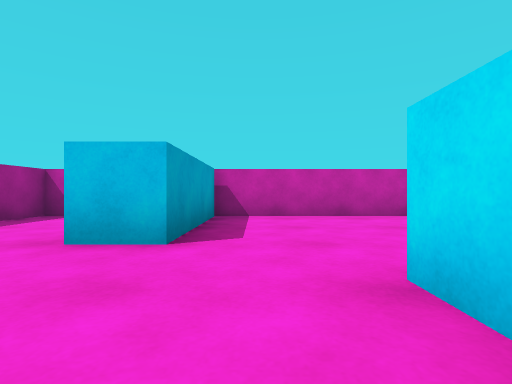
View 1 (above)

16 first-person views from a walk through a Unity game level. The camera is 0.51 m above the floor, looks level and sees 80° across. The floor is counted in squares, 1 m on a side. Each view is taken from the middle of a square. On the plan, view 1 faces up. The plan holds only what a view shows up to about 9 squares ahead; the rest is blank. The player is left out.

View 2
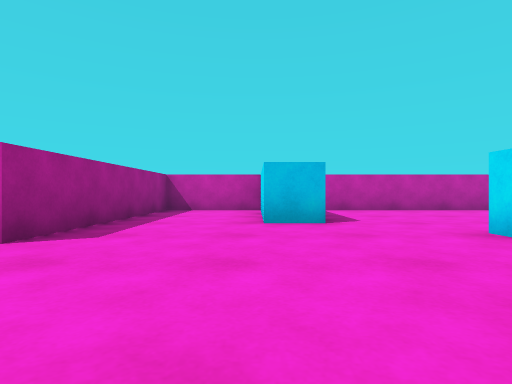

View 3
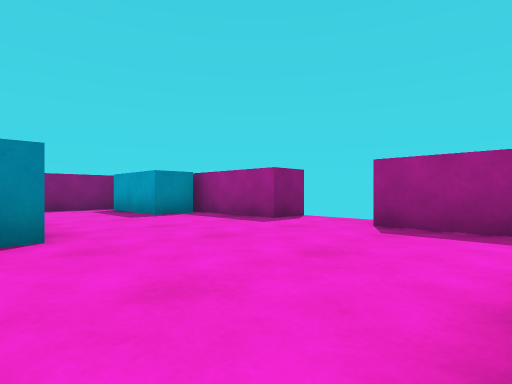

View 4
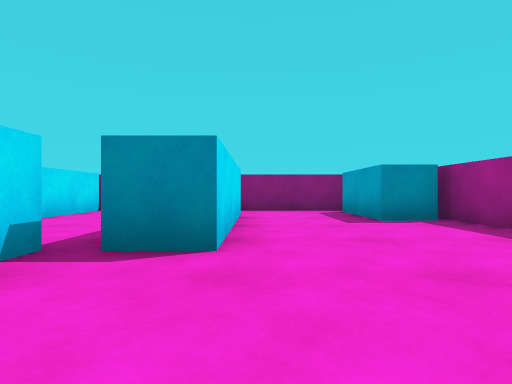

View 5
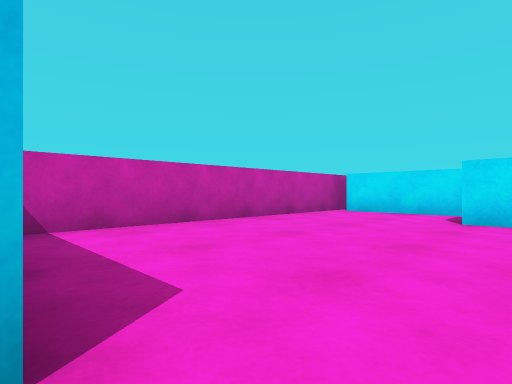

View 6
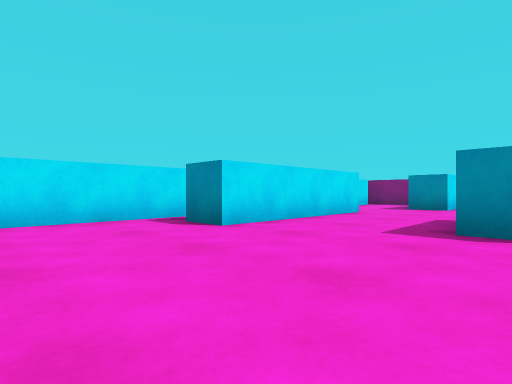

View 7
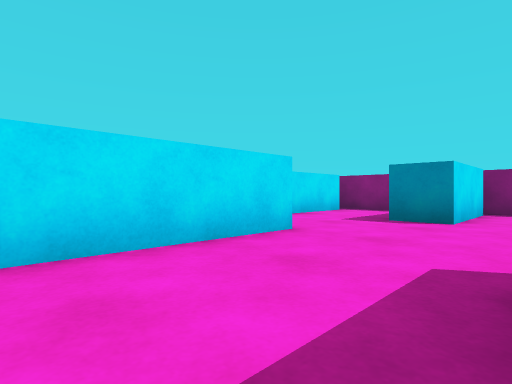

View 8
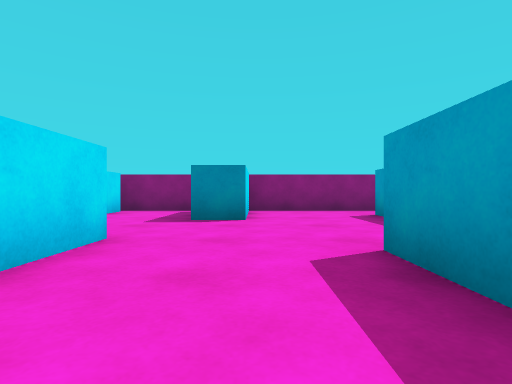

View 9
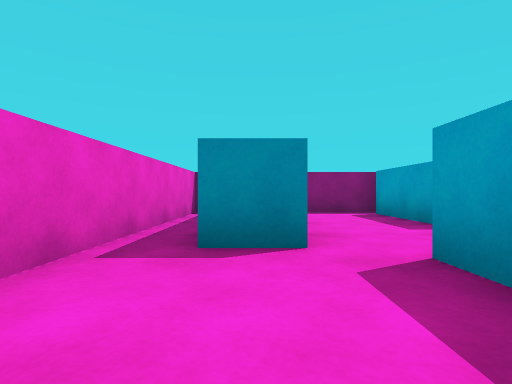

View 10
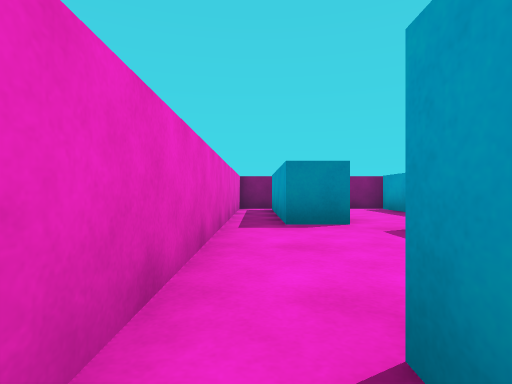

View 11
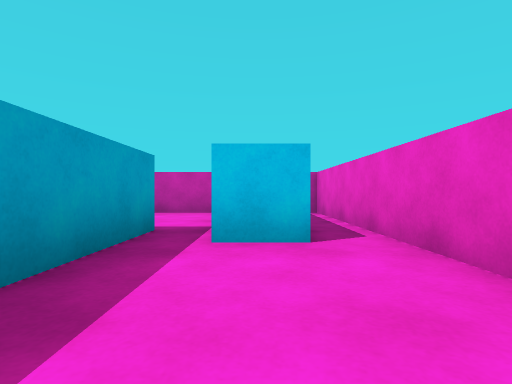

View 12
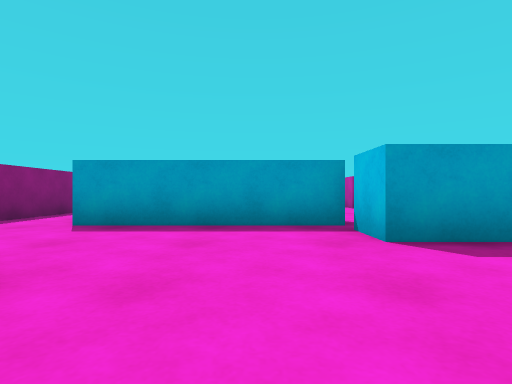

View 13
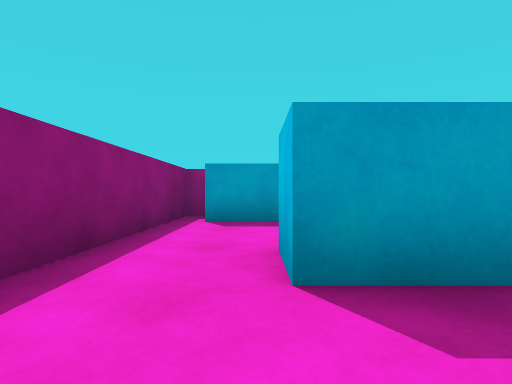

View 14
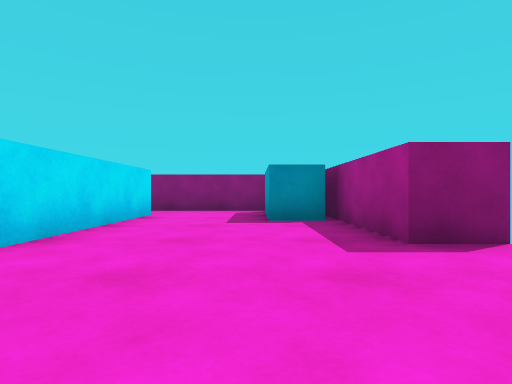

View 15
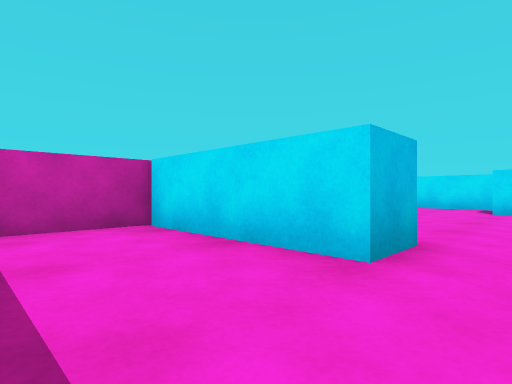

View 16
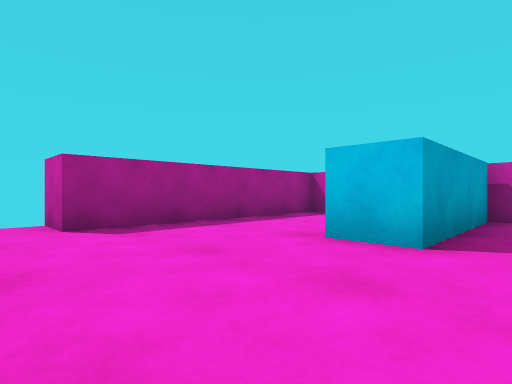

### Floor plan
Points are (right, up) in squares from view 1. A wall is a line through its corners. A room is listed if a view was taken in it or the views show most of it. See-through windows are left out.
Room 1 (views 1, 2, 3, 4, 5, 6, 7, 8, 12, 13, 14, 15, 16)
walls: (0.3, -0.6) (0.3, -4.8) (-0.7, -4.8) (-0.7, -0.6) (0.3, -0.6); (4.6, -1.4) (4.6, 3.1) (5.6, 3.1); (6.5, 3.5) (6.5, 6.1); (-5.6, -1) (-4.5, -1) (-4.5, -6.5) (6.8, -6.5); (6.5, -6) (6.5, -3.8); (7, 6.5) (-0.9, 6.5) (-0.9, 3) (-1.9, 3) (-1.9, 6.5) (-4.5, 6.5) (-4.5, 1) (-5.5, 1)
ways out: opening at (6, -1) to room 2; opening at (6, 3) to room 2; gap at (7, -6) to room 2
objects: block (-4, -6) to (-3, -4); block (1, 0) to (2, 2); block (3, -6) to (4, -4)
Room 2 (views 9, 10, 11)
walls: (6.5, -1.8) (7.5, -1.8) (7.5, -5.9); (6.5, 2.5) (6.5, 3.5); (7.5, 2.5) (7.5, 2.1) (6.5, 2.1); (5.6, 3.1) (5.6, -1.4); (8.5, -6.5) (8.5, 6.5) (7, 6.5)
ways out: opening at (6, -1) to room 1; opening at (6, 3) to room 1; gap at (7, -6) to room 1

Where each view was taken, in squares from view 1:
view 1: 0 up, 0 right, facing up
view 2: 2 down, 2 left, facing up
view 3: 3 up, 0 right, facing down-left
view 4: 2 up, 1 left, facing down
view 5: 2 up, 1 left, facing up-right
view 6: 6 up, 1 right, facing down-right
view 7: 2 up, 2 right, facing down-right
view 8: 2 up, 3 right, facing down
view 9: 1 up, 7 right, facing down
view 10: 3 up, 8 right, facing down
view 11: 1 down, 7 right, facing up
view 12: 2 down, 5 right, facing left
view 13: 5 down, 2 right, facing left
view 14: 2 up, 3 left, facing down
view 15: 2 up, 4 left, facing up-right
view 16: 0 up, 0 right, facing up-left
